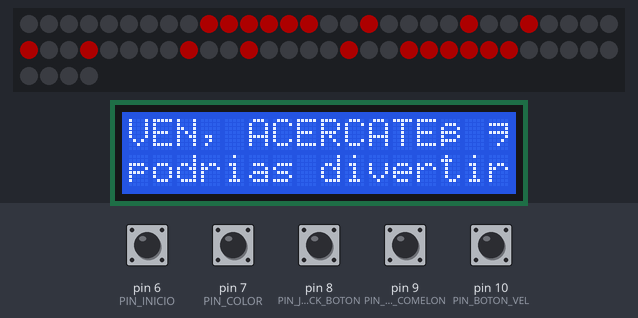
Simulated run of this sketch. Board: Arduino Uno, built with avr-gcc and run on an emulated ATmega328P. Parts: 64 RGB LEDs in strip order, left to right, continuing on the next row, 16×2 character LCD. The test bench sets the inputs (shaded band); at power-on: pin 6 (PIN_INICIO), pin 7 (PIN_COLOR), pin 8 (PIN_JOYSTICK_BOTON), pin 9 (PIN_BOTON_COMELON), pin 10 (PIN_BOTON_VEL) HIGH. Dim RGB values are drawn brighter than linear; random numbers use the default seed unless the sketch sets one.

Above: at 1.2 s.
1.3 s: pin 8 (PIN_JOYSTICK_BOTON) pulled LOW for 0.15 s
At 1.41 s:
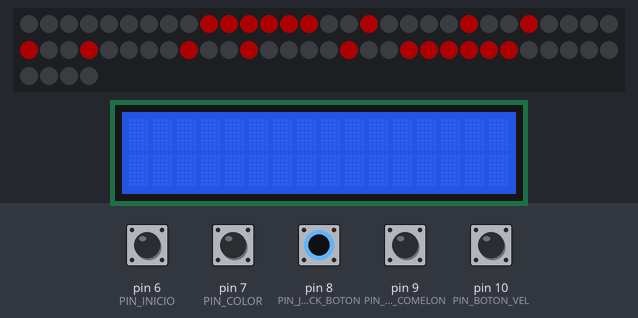
2.0 s: pin 6 (PIN_INICIO) pulled LOW for 0.15 s
At 2.58 s:
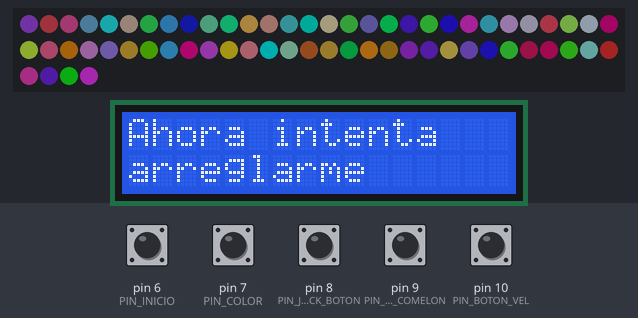
2.7 s: pin 9 (PIN_BOTON_COMELON) pulled LOW for 0.15 s
At 3.15 s:
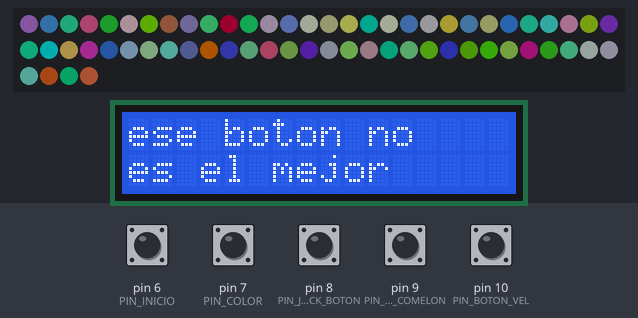
3.4 s: pin 7 (PIN_COLOR) pulled LOW for 0.15 s
At 3.79 s:
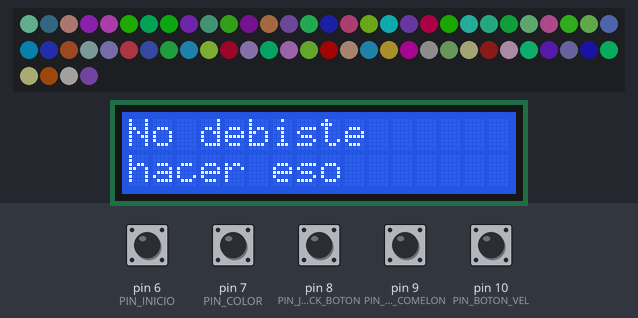
4.1 s: pin 10 (PIN_BOTON_VEL) pulled LOW for 0.15 s
At 4.26 s:
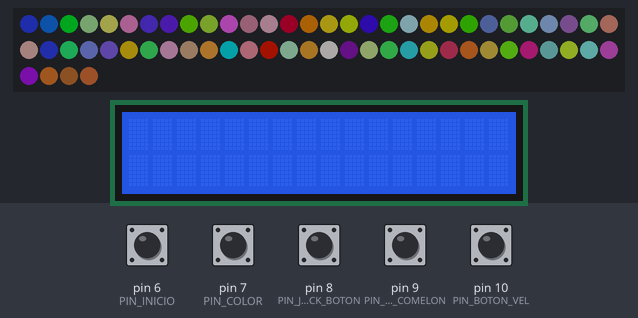
4.8 s: pin 7 (PIN_COLOR) pulled LOW for 1 s
At 5.9 s:
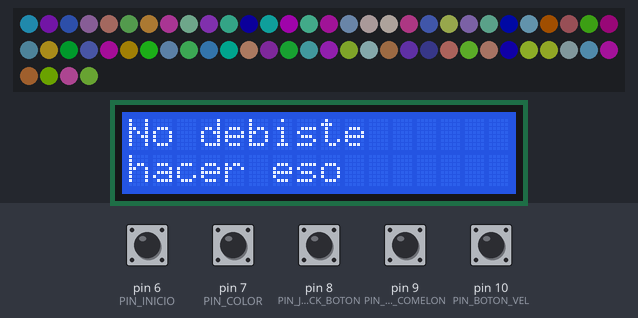
Timing chart, 0 to 7.8 s (numbered marks = the images above; inputs shaded):
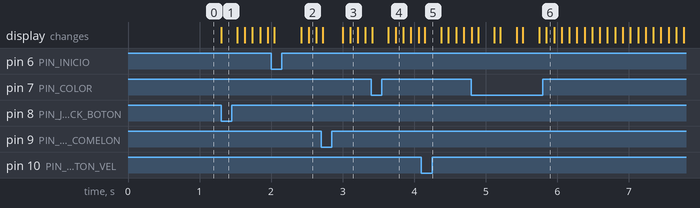

The sketch:

grupo01_2025_21_11_copy.ino
```cpp
#include <Adafruit_NeoPixel.h>
#include <LiquidCrystal.h>

// ===================== CONFIG NEOPIXEL ======================
#define PIN_MATRIZ 13
#define NUM_PIXELES 64

#define PIN_JOYSTICK_X A0
#define PIN_JOYSTICK_Y A1
#define PIN_JOYSTICK_BOTON 8

#define PIN_BOTON_COMELON 9
#define PIN_BOTON_VEL 10
#define PIN_COLOR 7
#define PIN_INICIO 6

#define PIN_TRIGGER_MP3 A3 // Pin que envía pulso al Arduino receptor

Adafruit_NeoPixel matriz = Adafruit_NeoPixel(NUM_PIXELES, PIN_MATRIZ, NEO_GRB + NEO_KHZ800);

// ===================== VARIABLES PRINCIPALES ======================
bool formaBase[64] = {
 0,0,0,0,0,0,0,0,
 0,1,1,1,1,1,1,0,
 0,1,0,0,0,0,1,0,
 0,1,0,0,0,0,1,0,
 0,1,0,0,0,0,1,0,
 0,1,0,0,0,0,1,0,
 0,1,1,1,1,1,1,0,
 0,0,0,0,0,0,0,0
};

bool formaBaseOriginal[64];
int pixelBloqueado = -1;
int pixelEscapado = -1;
uint32_t colorPixelEscapado = 0x00FFFF;
bool modoDisco = false;

unsigned long tiempoUltimoMovimiento = 0;
const unsigned long retrasoMovimiento = 200;
const unsigned long retrasoDisco = 80;

int pixelesRotos = 0;
const int maxPixelesRotos = 9;
unsigned long tiempoUltimaActividad = 0;
bool juegoIniciado = false;

// ===================== CONFIG LCD ======================
LiquidCrystal lcd(12, 11, 5, 4, 3, 2);
#define PIN_BACKLIGHT 5

// Mensajes LCD
String linea1 = "VEN, ACERCATE";
String linea2 = "Y JUEGA";

// Parpadeo solo para otros mensajes
bool modoParpadeo = false;
unsigned long lastBlink = 0;
unsigned long blinkInterval = 300;
bool visible = true;

// ===================== FUNCIONES UTILES ======================
int obtenerX(int i){ return i % 8; }
int obtenerY(int i){ return i / 8; }
int obtenerIndice(int x,int y){ return y * 8 + x; }

uint32_t generarColorNoRojo(){
  while(true){
    int r=random(0,256);
    int g=random(0,256);
    int b=random(0,256);
    if(!(r>200 && g<80 && b<80)) return matriz.Color(r,g,b);
  }
}

// ===================== DIBUJO NEOPIXEL ======================
void dibujarMatrizNormal(){
  matriz.clear();
  for(int i=0;i<64;i++){
    if(formaBase[i]==1) matriz.setPixelColor(i, matriz.Color(255,0,0));
  }
  if(pixelBloqueado>=0) matriz.setPixelColor(pixelBloqueado, 0);
  if(pixelEscapado>=0) matriz.setPixelColor(pixelEscapado, colorPixelEscapado);
  matriz.show();
}

void dibujarMatrizDisco(){
  for(int i=0;i<64;i++){
    matriz.setPixelColor(i, generarColorNoRojo());
  }
  if(pixelEscapado>=0) matriz.setPixelColor(pixelEscapado, colorPixelEscapado);
  matriz.show();
}

// ===================== REPARAR CUADRADO ======================
void repararCuadrado(){
  for(int i=0;i<64;i++){
    formaBase[i] = formaBaseOriginal[i];
  }
  pixelBloqueado = -1;
  pixelEscapado = -1;
  pixelesRotos = 0;
  juegoIniciado = false;
  dibujarMatrizNormal();
}

// ===================== FUNCIONES LCD ======================
void actualizarLCD(String msg1, String msg2, bool parpadeo=false){
  linea1 = msg1;
  linea2 = msg2;
  modoParpadeo = parpadeo;
  lcd.clear();
}

void mostrarLCD(){
  if(modoParpadeo){
    if(millis() - lastBlink >= blinkInterval){
      lastBlink = millis();
      visible = !visible;
    }
    lcd.clear();
    if(visible){
      lcd.setCursor(0,0);
      lcd.print(linea1.substring(0, min(16, (int)linea1.length())));
      lcd.setCursor(0,1);
      lcd.print(linea2.substring(0, min(16, (int)linea2.length())));
    }
  } else {
    lcd.setCursor(0,0);
    lcd.print(linea1.substring(0, min(16, (int)linea1.length())));
    lcd.setCursor(0,1);
    lcd.print(linea2.substring(0, min(16, (int)linea2.length())));
  }
}

// ===================== SETUP ======================
void setup(){
  matriz.begin();
  matriz.setBrightness(50);
  matriz.show();
  randomSeed(analogRead(A3));

  pinMode(PIN_JOYSTICK_BOTON, INPUT_PULLUP);
  pinMode(PIN_INICIO, INPUT_PULLUP);
  pinMode(PIN_COLOR, INPUT_PULLUP);
  pinMode(PIN_BOTON_COMELON, INPUT_PULLUP);
  pinMode(PIN_BOTON_VEL, INPUT_PULLUP);
  pinMode(PIN_BACKLIGHT, OUTPUT);

  pinMode(PIN_TRIGGER_MP3, OUTPUT);
  digitalWrite(PIN_TRIGGER_MP3, LOW); // Inicialmente LOW

  analogWrite(PIN_BACKLIGHT, 255);

  for(int i=0;i<64;i++){
    formaBaseOriginal[i] = formaBase[i];
  }

  tiempoUltimaActividad = millis();
  dibujarMatrizNormal();

  // Config LCD
  lcd.begin(16,2);

  // MOSTRAR MENSAJE ESTATICO DE BIENVENIDA
  actualizarLCD("VEN, ACERCATE…", "podrias divertirte", false); // <- mensaje estático
  mostrarLCD(); // Se muestra inmediatamente
}

// ===================== LOOP ======================
void loop(){
  if(millis() - tiempoUltimaActividad > 15000){
    repararCuadrado();
    tiempoUltimaActividad = millis();
  }

  // ================== BOTÓN INICIO ==================
  if(digitalRead(PIN_INICIO)==LOW && !juegoIniciado){
    tiempoUltimaActividad = millis();
    juegoIniciado = true;
    actualizarLCD("Ahora intenta","arreglarme", false);

    int lados[64], total=0;
    for(int i=0;i<64;i++) if(formaBase[i]==1) lados[total++] = i;
    if(total>0){
      int elegido=lados[random(total)];
      pixelBloqueado=elegido;
      formaBase[pixelBloqueado]=0;
      int x=obtenerX(elegido), y=obtenerY(elegido);
      if(x<7) pixelEscapado=obtenerIndice(x+1,y);
      else if(x>0) pixelEscapado=obtenerIndice(x-1,y);
      else if(y<7) pixelEscapado=obtenerIndice(x,y+1);
      else pixelEscapado=obtenerIndice(x,y-1);
      dibujarMatrizNormal();
    }

    // ================== PULSO AL MP3 ==================
    digitalWrite(PIN_TRIGGER_MP3, HIGH);
    delay(100);   // 100 ms
    digitalWrite(PIN_TRIGGER_MP3, LOW);

    delay(250);
  }

  // ================== BOTÓN COMELON ==================
  if(digitalRead(PIN_BOTON_COMELON)==LOW){
    tiempoUltimaActividad = millis();
    int opcion = random(3);
    if(opcion==0) actualizarLCD("No debiste","hacer eso", false);
    else if(opcion==1) actualizarLCD("upps, deberias","pensarlo mejor", false);
    else actualizarLCD("ese boton no","es el mejor", false);

    int lados[64], total=0;
    for(int i=0;i<64;i++) if(formaBase[i]==1) lados[total++] = i;

    if(pixelesRotos < maxPixelesRotos && total>0){
      int elegido = lados[random(total)];
      pixelBloqueado = elegido;
      formaBase[pixelBloqueado] = 0;
      int x=obtenerX(elegido), y=obtenerY(elegido);
      if(x<7) pixelEscapado=obtenerIndice(x+1,y);
      else if(x>0) pixelEscapado=obtenerIndice(x-1,y);
      else if(y<7) pixelEscapado=obtenerIndice(x,y+1);
      else if(y>0) pixelEscapado=obtenerIndice(x,y-1);
      pixelesRotos++;
    } else if(pixelesRotos>=maxPixelesRotos){
      for(int i=0;i<64;i++) formaBase[i]=formaBaseOriginal[i];
      int elegido=random(64);
      while(formaBase[elegido]==0) elegido=random(64);
      pixelBloqueado=elegido;
      formaBase[pixelBloqueado]=0;
      int x=obtenerX(elegido), y=obtenerY(elegido);
      if(x<7) pixelEscapado=obtenerIndice(x+1,y);
      else if(x>0) pixelEscapado=obtenerIndice(x-1,y);
      else if(y<7) pixelEscapado=obtenerIndice(x,y+1);
      else if(y>0) pixelEscapado=obtenerIndice(x,y-1);
      pixelesRotos=1;
    }
    dibujarMatrizNormal();
    delay(250);
  }

  // ================== BOTÓN COLOR ==================
  if(pixelEscapado>=0 && digitalRead(PIN_COLOR)==LOW){
    tiempoUltimaActividad = millis();
    colorPixelEscapado=generarColorNoRojo();
    actualizarLCD("No debiste","hacer eso", false);
    dibujarMatrizNormal();
    delay(200);
  }

  // ================== BOTÓN VEL ==================
  if(digitalRead(PIN_BOTON_VEL)==LOW){
    tiempoUltimaActividad = millis();
    int opcion=random(3);
    if(opcion==0) actualizarLCD("No debiste","hacer eso", false);
    else if(opcion==1) actualizarLCD("upps, deberias","pensarlo mejor", false);
    else actualizarLCD("ese boton no","es el mejor", false);
    delay(200);
  }

  // ================== MODO DISCO ==================
  static int ultimo=HIGH;
  int ahora = digitalRead(PIN_JOYSTICK_BOTON);
  if(ultimo==HIGH && ahora==LOW){
    modoDisco=!modoDisco;
    tiempoUltimaActividad=millis();
    if(modoDisco) actualizarLCD("NO ES MOMENTO","DE DIVERTIRSE", false);
    delay(200);
  }
  ultimo=ahora;

  if(modoDisco){
    tiempoUltimaActividad=millis();
    dibujarMatrizDisco();
    mostrarLCD();
    delay(retrasoDisco);
    return;
  }

  // ================== MOVER PIXEL ESCAPADO ==================
  if(pixelEscapado>=0){
    int valorX=analogRead(PIN_JOYSTICK_X);
    int valorY=analogRead(PIN_JOYSTICK_Y);

    if(millis()-tiempoUltimoMovimiento>=retrasoMovimiento){
      int x=obtenerX(pixelEscapado), y=obtenerY(pixelEscapado);
      int xOriginal=x, yOriginal=y;

      if(valorX>800 && x>0) x--;
      else if(valorX<200 && x<7) x++;
      if(valorY>800 && y>0) y--;
      else if(valorY<200 && y<7) y++;

      if(x!=xOriginal || y!=yOriginal) tiempoUltimaActividad=millis();
      int nueva=obtenerIndice(x,y);
      if(nueva!=pixelBloqueado) pixelEscapado=nueva;

      dibujarMatrizNormal();
      tiempoUltimoMovimiento=millis();
    }
  }

  mostrarLCD();
}
```

Measured:
- after the input at 1.3 s, the display: changes at once (image 1)
